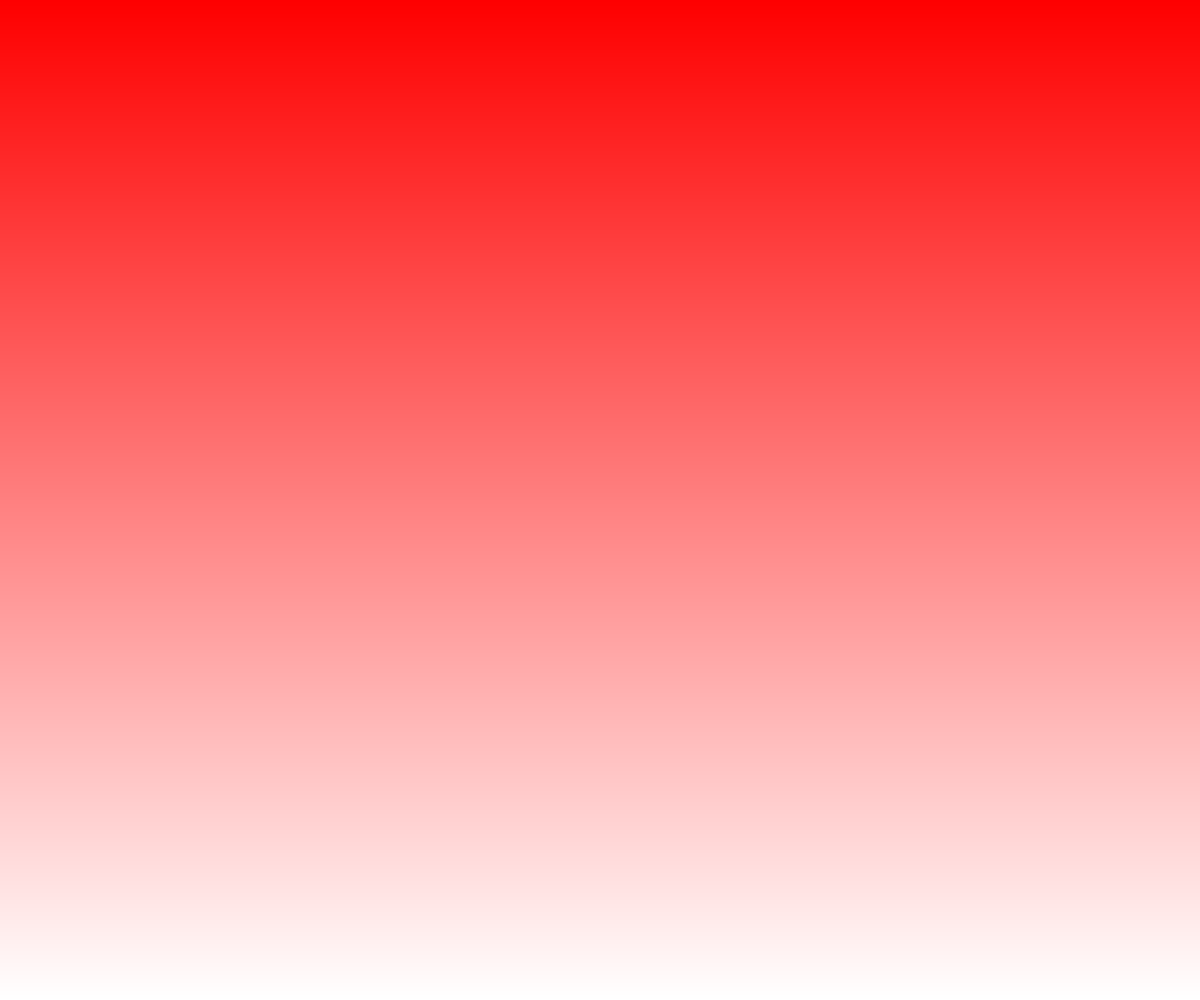
Frame 1 (no input)
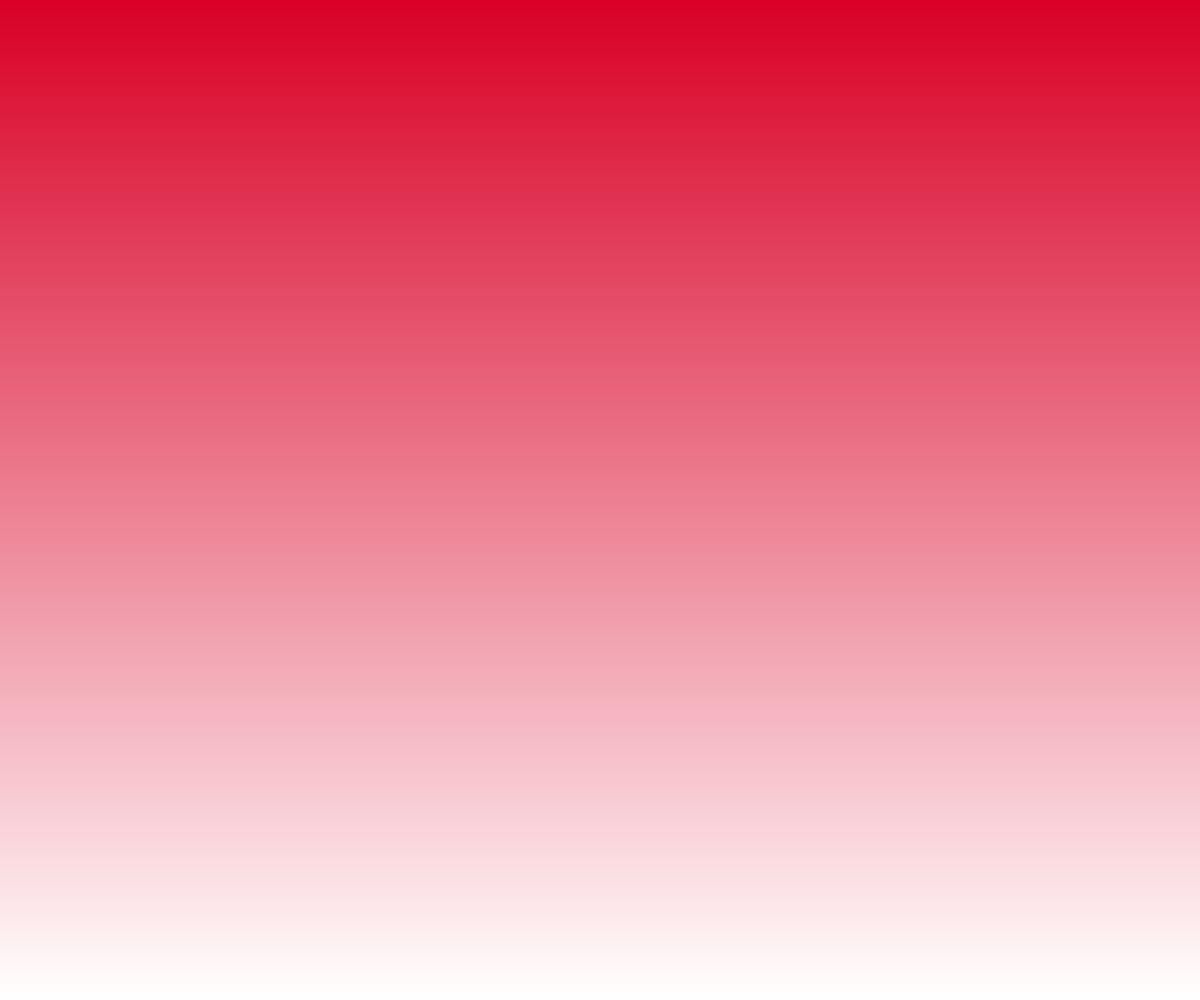
Frame 60 (no input)
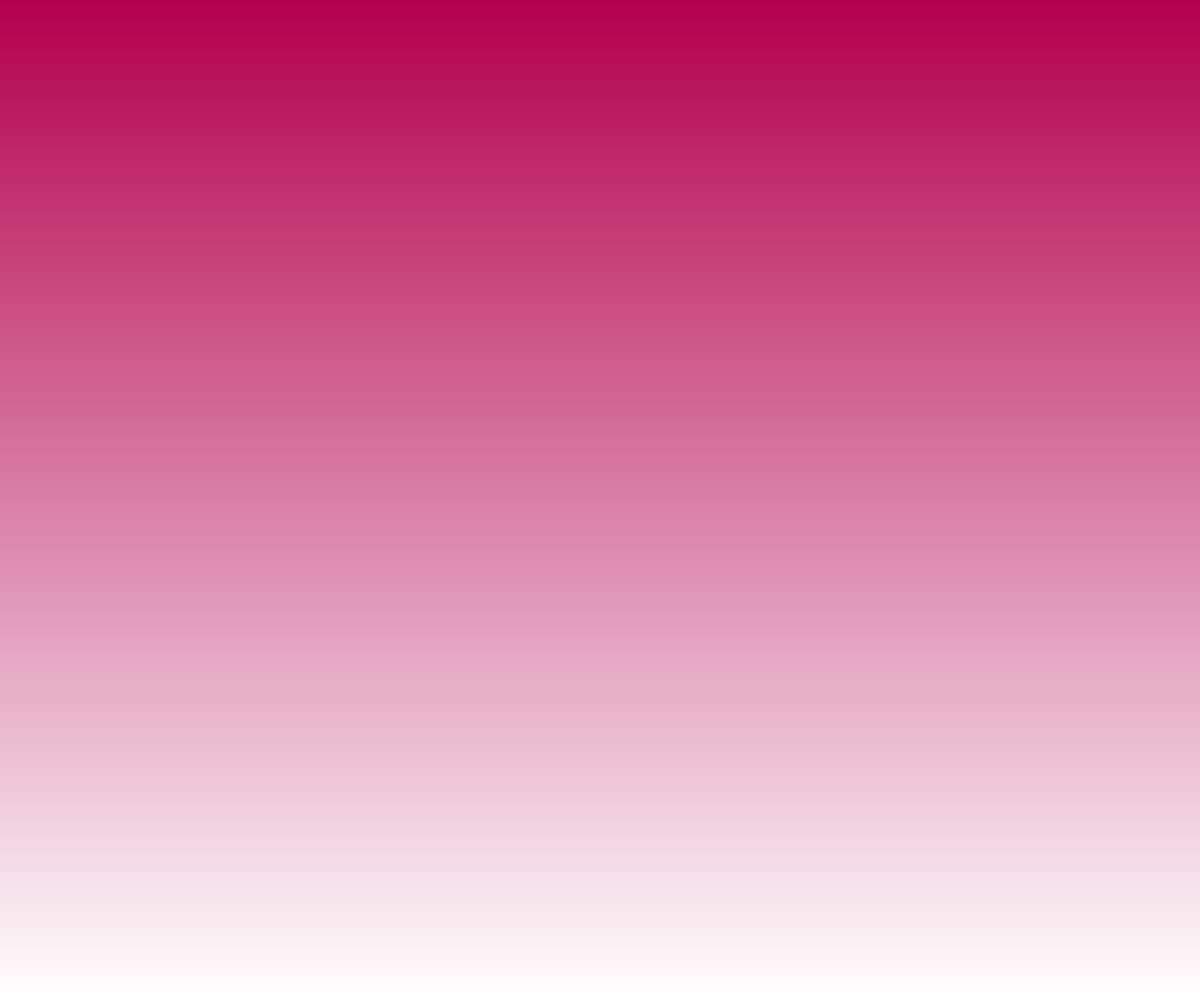
Frame 120 (the mouse pressed at the canvas centre since frame 60)

The p5.js sketch that drew these frames (run headless with seeded random() and noise() and a simulated clock; from frame 60 on, the mouse is pressed at the canvas centre):

// p5.js sketch
// ── sketch.js
var gradientImage;

function setup() {
    createCanvas(windowWidth, windowHeight);

    // Create a gradient image using createImage()
    gradientImage = createImage(width, height); // Match the canvas size
    gradientImage.loadPixels();
    for (let x = 0; x < gradientImage.width; x++) {
        for (let y = 0; y < gradientImage.height; y++) {
            let a = map(y, 0, gradientImage.height, 0, 255); // Vertical gradient
            let c = color(255, 255, 255, a); // White gradient with transparency
            gradientImage.set(x, y, c); // Set pixel color
        }
    }
    gradientImage.updatePixels(); // Apply changes to the image
}

function draw() {
    // Rainbow background
    let gradientSpeed = frameCount % 400; // Animate the gradient
    background(lerpColor(color('red'), color('blue'), gradientSpeed / 400));

    // Overlay the gradient image
    image(gradientImage, 0, 0, width, height);
}

function windowResized() {
    resizeCanvas(windowWidth, windowHeight);

    // Recreate the gradient image to match the new canvas size
    gradientImage = createImage(width, height);
    gradientImage.loadPixels();
    for (let x = 0; x < gradientImage.width; x++) {
        for (let y = 0; y < gradientImage.height; y++) {
            let a = map(y, 0, gradientImage.height, 0, 255); // Vertical gradient
            let c = color(255, 255, 255, a); // White gradient with transparency
            gradientImage.set(x, y, c); // Set pixel color
        }
    }
    gradientImage.updatePixels();
}
